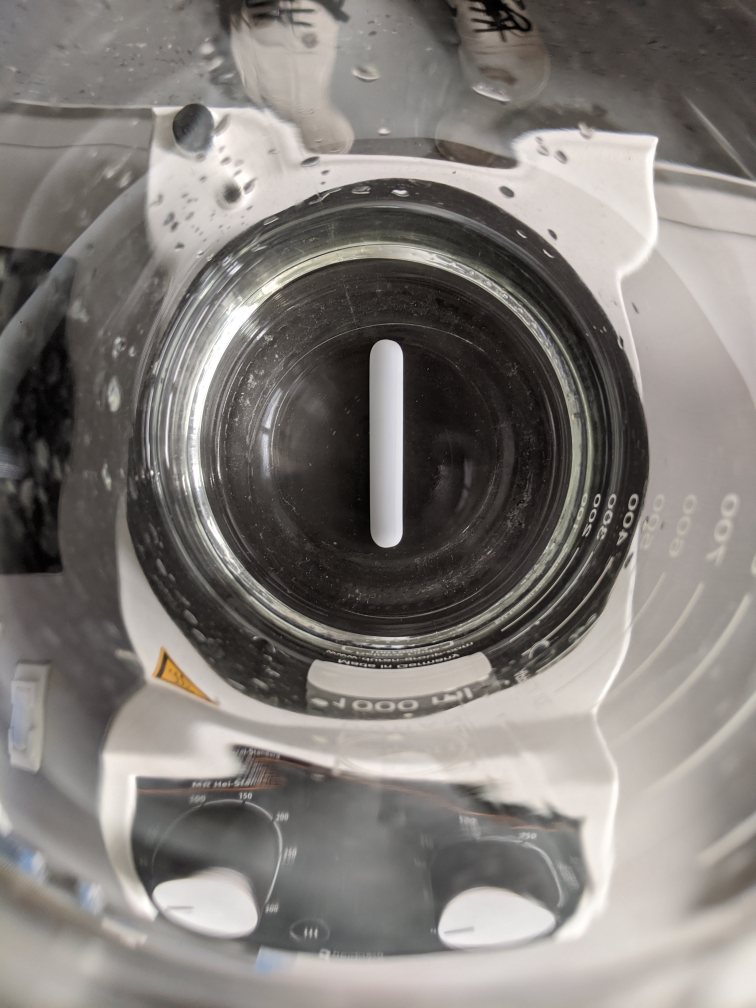
#> input picture recognition/core_recognition/ver.jpg, 3024 x 4032 px (shown at 1/4 size)
$ python core.py
#> lines starting #> are read from the running program, lines starting #| are printed output that depends on the picture; after the words box and inside, x2 and y2 are one past the last pixel; in counts of white or black regions, pixels touching at a corner belong together
# import the necessary packages
from imutils.perspective import four_point_transform
from imutils import contours
import imutils
import cv2

def position(x, y):
	width = max(x) - min(x)
	height = max(y) - min(y)
	if width > height:
		print('Horizontal orientation')
	elif width < height:
		print('Vertical orientation')
	else:
		print('45 deg, both methods will work')


# load the photo
image = cv2.imread("ver.jpg")
#> image is the input picture: shape (4032, 3024, 3); mean B, G, R 120, 123.9, 128.5

# pre-process the image by resizing it, converting it to
# graycale, blurring it, and computing an edge map
image = imutils.resize(image, height=500)
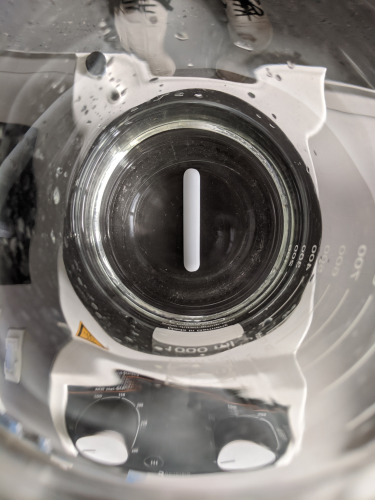
#> image: shape (500, 375, 3); mean B, G, R 120, 123.9, 128.5
cv2.imshow('original', image)
gray = cv2.cvtColor(image, cv2.COLOR_BGR2GRAY)
blurred = cv2.GaussianBlur(gray, (5, 5), 0)
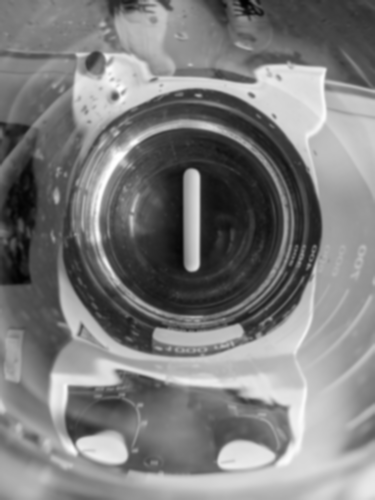
#> blurred: shape (500, 375); min 2, max 255, mean 124.8
edged = cv2.Canny(blurred, 50, 200, 255)
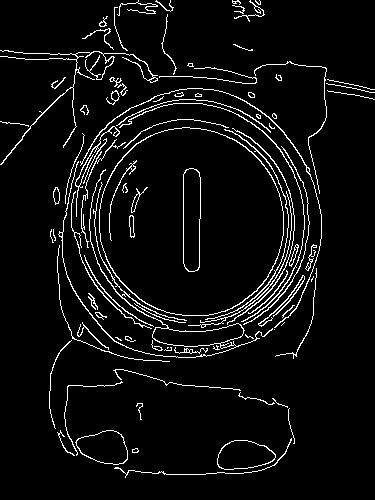
#> edged: shape (500, 375); 5.5% white in thin lines or dots

cv2.imshow('edged_ver', edged)

cropped = edged[160:275, 140:255]
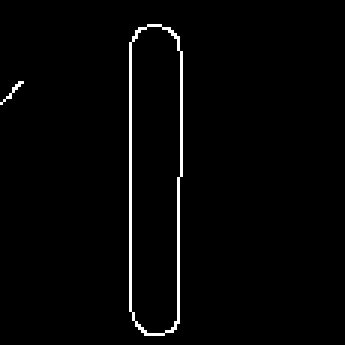
#> cropped: shape (115, 115) (shown 3 times larger); 1.8% white in thin lines or dots, all inside (x1, y1, x2, y2) = (0, 8, 61, 112)
output = image[160:275, 140:255]
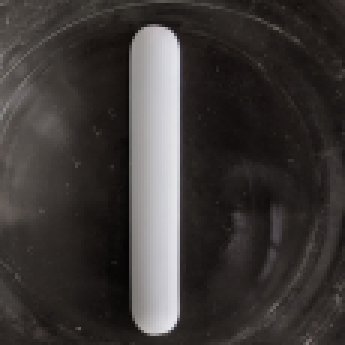
#> output: shape (115, 115, 3) (shown 3 times larger); mean B, G, R 55.3, 57, 61
cv2.imshow('cropped_ver', cropped)

# find contours in the edge map, then sort them by their size in descending order
cnts = cv2.findContours(cropped.copy(), cv2.RETR_EXTERNAL,
	cv2.CHAIN_APPROX_NONE)
#> cnts = 2 contours, 1 with area under 20; largest, box (x1, y1, x2, y2) and area: (43, 8, 61, 112) 1643
cnts = imutils.grab_contours(cnts)
cnts = sorted(cnts, key=cv2.contourArea, reverse=True)
displayCnt = None
#print(cnts[0])
cv2.drawContours(output, cnts[0], -1, (0, 255, 0), 3)
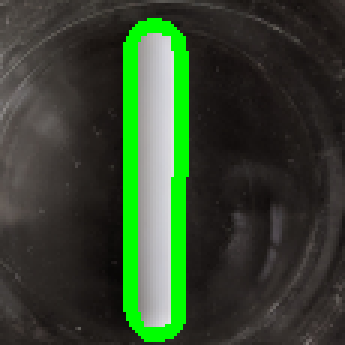
#> output: shape (115, 115, 3) (shown 3 times larger); 8.38% of pixels changed, all inside (x1, y1, x2, y2) = (41, 6, 63, 114)
cv2.imshow('contours', output)

x = []
y = []
for elem in cnts[0]:
	x.append(elem[0][0])
	y.append(elem[0][1])
#> this loop made 222 passes
#> elem on passes 1 to 3: [[49, 8]], [[48, 9]], [[47, 9]]
#> after the loop, x = 222 values, max 60 at index 166, min 43 at index 8, mean 51.29; y = 222 values, max 111 at index 105, min 8 at index 0, mean 59.51
#print(x)
#print(y)
#print(cnts[0][0])
position(x, y)
#> in position, `width = max(x) - min(x)`: width = 17
#> in position, `height = max(y) - min(y)`: height = 103


cv2.waitKey(0)
cv2.destroyAllWindows()

$ run again, with recognition/core_recognition/hor.jpg copied over recognition/core_recognition/ver.jpg
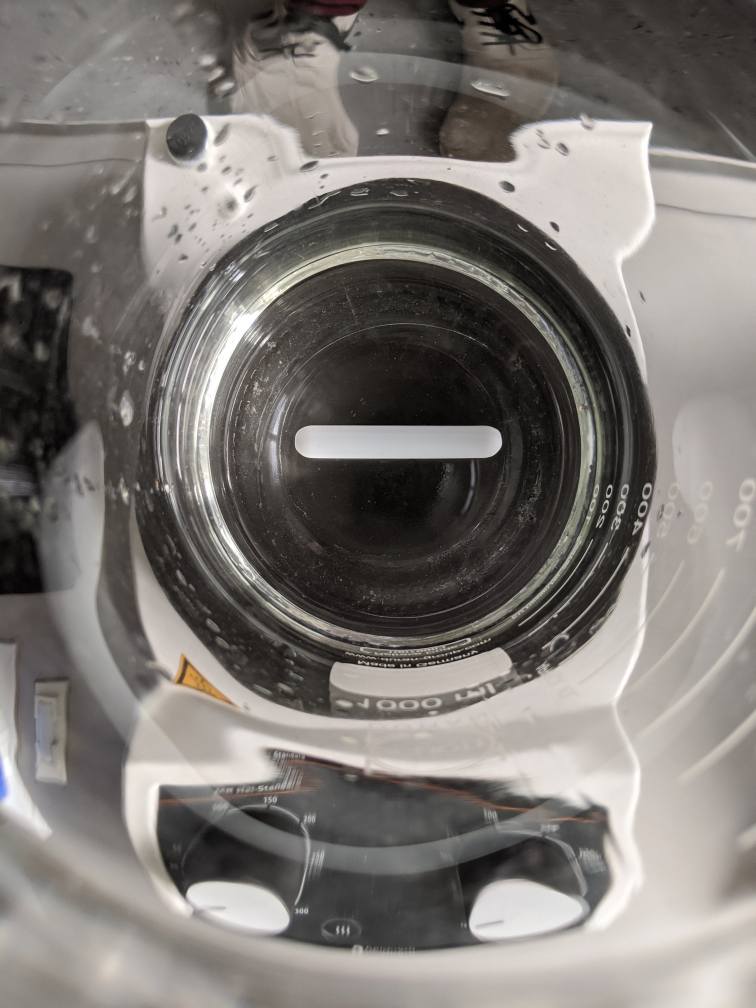
#> input picture recognition/core_recognition/hor.jpg, 3024 x 4032 px (shown at 1/4 size)
#> image is the input picture: shape (4032, 3024, 3); mean B, G, R 115.7, 119.6, 124
#> image: shape (500, 375, 3)
#> `edged = cv2.Canny(blurred, 50, 200, 255)`:
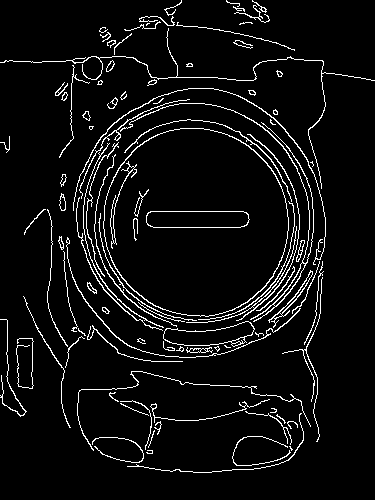
#> edged: shape (500, 375); 5.8% white in thin lines or dots
#> cropped: shape (115, 115); 2% white in thin lines or dots, all inside (x1, y1, x2, y2) = (0, 29, 110, 68)
#> cnts = 2 contours, 1 with area under 20; largest, box (x1, y1, x2, y2) and area: (6, 51, 110, 68) 1593
#> `cv2.drawContours(output, cnts[0], -1, (0, 255, 0), 3)`:
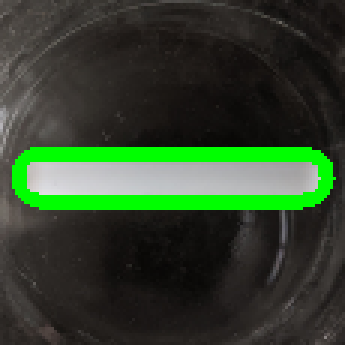
#> output: shape (115, 115, 3) (shown 3 times larger); mean B, G, R 43.8, 67.1, 48.7
#> the loop `for elem in cnts[0]:` made 222 passes
#> elem on passes 1 to 3: [[10, 51]], [[9, 52]], [[8, 52]]
#> after the loop `for elem in cnts[0]:`: x = 222 values, max 109 at index 119, min 6 at index 5, mean 57.01; y = 222 values, max 67 at index 20, min 51 at index 0, mean 58.9
#> width = 103
#> height = 16
